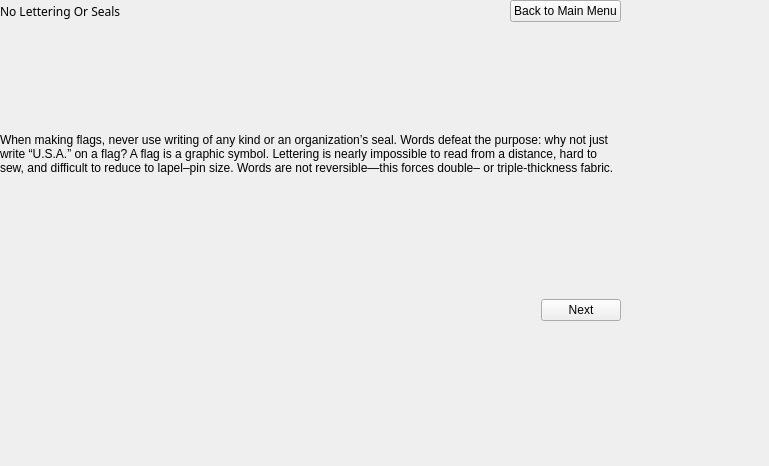
<?xml version="1.0" encoding="UTF-8"?>
<ui version="4.0">
 <class>NoLetteringOrSealsLesson</class>
 <widget class="QStackedWidget" name="NoLetteringOrSealsLesson">
  <property name="geometry">
   <rect>
    <x>0</x>
    <y>0</y>
    <width>769</width>
    <height>466</height>
   </rect>
  </property>
  <property name="windowTitle">
   <string>StackedWidget</string>
  </property>
  <widget class="QWidget" name="page">
   <widget class="QWidget" name="layoutWidget_3">
    <property name="geometry">
     <rect>
      <x>0</x>
      <y>0</y>
      <width>621</width>
      <height>321</height>
     </rect>
    </property>
    <layout class="QVBoxLayout" name="verticalLayout_3">
     <item>
      <layout class="QHBoxLayout" name="horizontalLayout_3">
       <item>
        <widget class="QLabel" name="label_9">
         <property name="font">
          <font>
           <family>Stencil</family>
          </font>
         </property>
         <property name="text">
          <string>No Lettering Or Seals</string>
         </property>
        </widget>
       </item>
       <item>
        <spacer name="horizontalSpacer_3">
         <property name="orientation">
          <enum>Qt::Horizontal</enum>
         </property>
         <property name="sizeHint" stdset="0">
          <size>
           <width>40</width>
           <height>20</height>
          </size>
         </property>
        </spacer>
       </item>
       <item>
        <widget class="QPushButton" name="mainMenu">
         <property name="text">
          <string>Back to Main Menu</string>
         </property>
        </widget>
       </item>
      </layout>
     </item>
     <item>
      <widget class="QLabel" name="label_10">
       <property name="text">
        <string>When making flags, never use writing of any kind or an organization’s seal. Words defeat the purpose: why not just write “U.S.A.” on a flag? A flag is a graphic symbol. Lettering is nearly impossible to read from a distance, hard to sew, and difficult to reduce to lapel–pin size. Words are not reversible—this forces double– or triple-thickness fabric.
</string>
       </property>
       <property name="wordWrap">
        <bool>true</bool>
       </property>
      </widget>
     </item>
     <item>
      <layout class="QHBoxLayout" name="horizontalLayout_6">
       <item>
        <spacer name="horizontalSpacer_6">
         <property name="orientation">
          <enum>Qt::Horizontal</enum>
         </property>
         <property name="sizeHint" stdset="0">
          <size>
           <width>40</width>
           <height>20</height>
          </size>
         </property>
        </spacer>
       </item>
       <item>
        <widget class="QPushButton" name="nextButton">
         <property name="text">
          <string>Next</string>
         </property>
        </widget>
       </item>
      </layout>
     </item>
    </layout>
   </widget>
  </widget>
  <widget class="QWidget" name="page_2">
   <widget class="QWidget" name="layoutWidget_4">
    <property name="geometry">
     <rect>
      <x>0</x>
      <y>10</y>
      <width>621</width>
      <height>321</height>
     </rect>
    </property>
    <layout class="QVBoxLayout" name="verticalLayout_4">
     <item>
      <layout class="QHBoxLayout" name="horizontalLayout_4">
       <item>
        <widget class="QLabel" name="label_11">
         <property name="font">
          <font>
           <family>Stencil</family>
          </font>
         </property>
         <property name="text">
          <string>No Lettering Or Seals</string>
         </property>
        </widget>
       </item>
       <item>
        <spacer name="horizontalSpacer_4">
         <property name="orientation">
          <enum>Qt::Horizontal</enum>
         </property>
         <property name="sizeHint" stdset="0">
          <size>
           <width>40</width>
           <height>20</height>
          </size>
         </property>
        </spacer>
       </item>
       <item>
        <widget class="QPushButton" name="mainMenu_2">
         <property name="text">
          <string>Back to Main Menu</string>
         </property>
        </widget>
       </item>
      </layout>
     </item>
     <item>
      <widget class="QLabel" name="label_12">
       <property name="text">
        <string>Don’t confuse a flag with a banner, such as what is carried in front of a marching band in a parade, or draped behind a speaker’s platform—such banners don’t flap; they are seen from only one side; and they’re usually seen closer-up. Seals were designed for placement on paper to be read at close range. Very few are effective on flags—too detailed. Better to use some element from the seal as a symbol. Some logos work; most don’t.
</string>
       </property>
       <property name="wordWrap">
        <bool>true</bool>
       </property>
      </widget>
     </item>
     <item>
      <layout class="QHBoxLayout" name="horizontalLayout_7">
       <item>
        <widget class="QPushButton" name="backButton">
         <property name="text">
          <string>Back</string>
         </property>
        </widget>
       </item>
       <item>
        <spacer name="horizontalSpacer_7">
         <property name="orientation">
          <enum>Qt::Horizontal</enum>
         </property>
         <property name="sizeHint" stdset="0">
          <size>
           <width>40</width>
           <height>20</height>
          </size>
         </property>
        </spacer>
       </item>
       <item>
        <widget class="QPushButton" name="nextButton_2">
         <property name="text">
          <string>Next</string>
         </property>
        </widget>
       </item>
      </layout>
     </item>
    </layout>
   </widget>
  </widget>
 </widget>
 <resources/>
 <connections/>
</ui>
